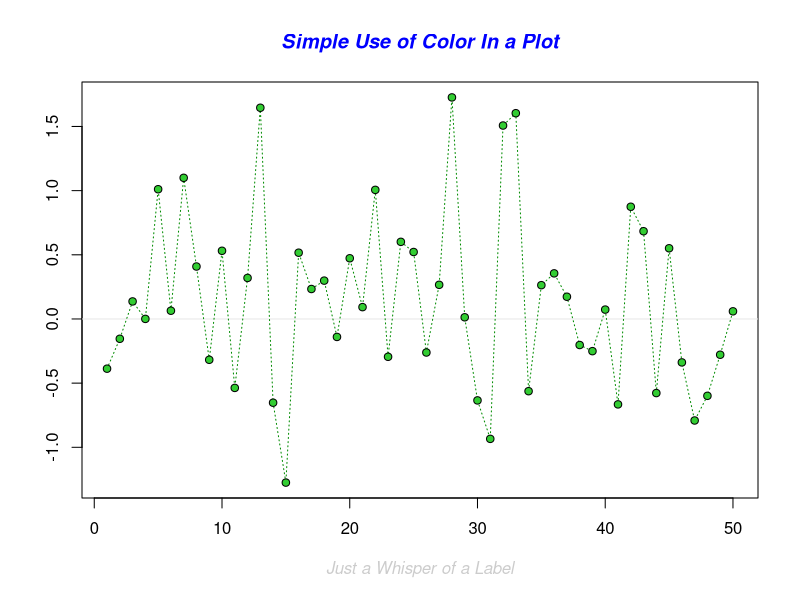
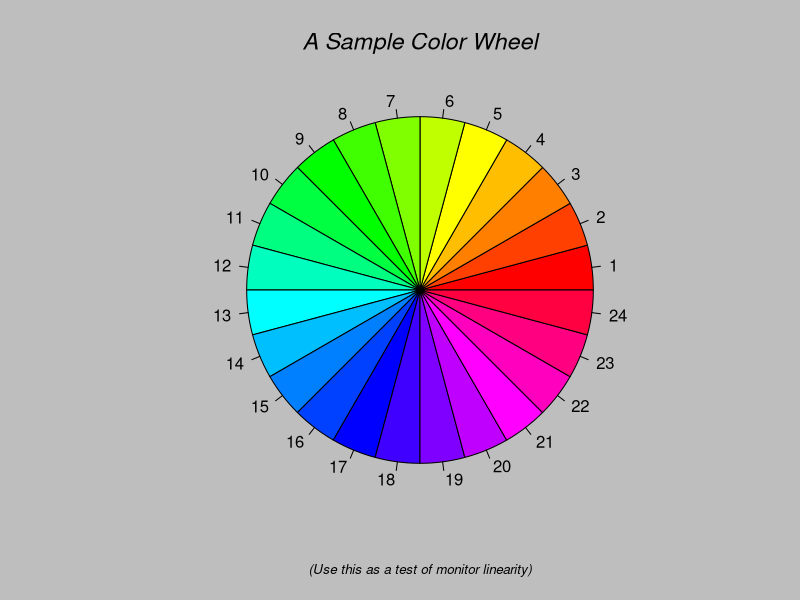
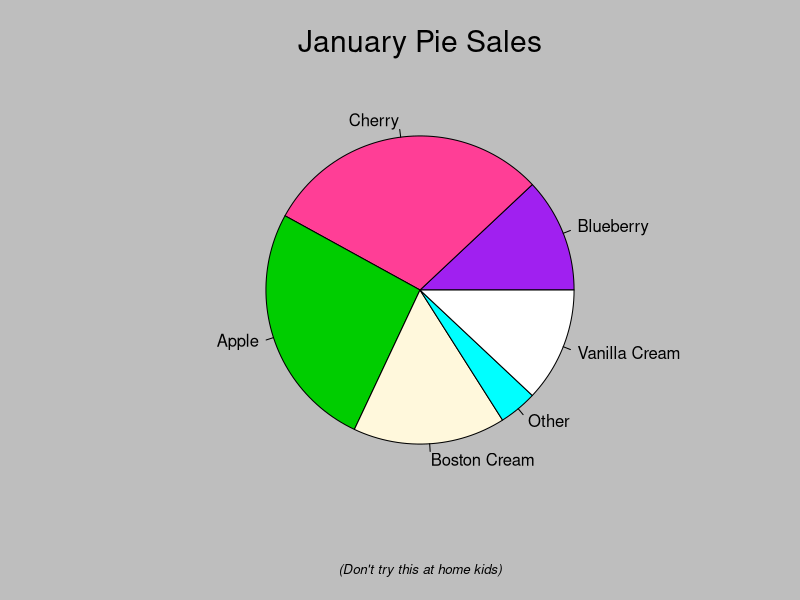
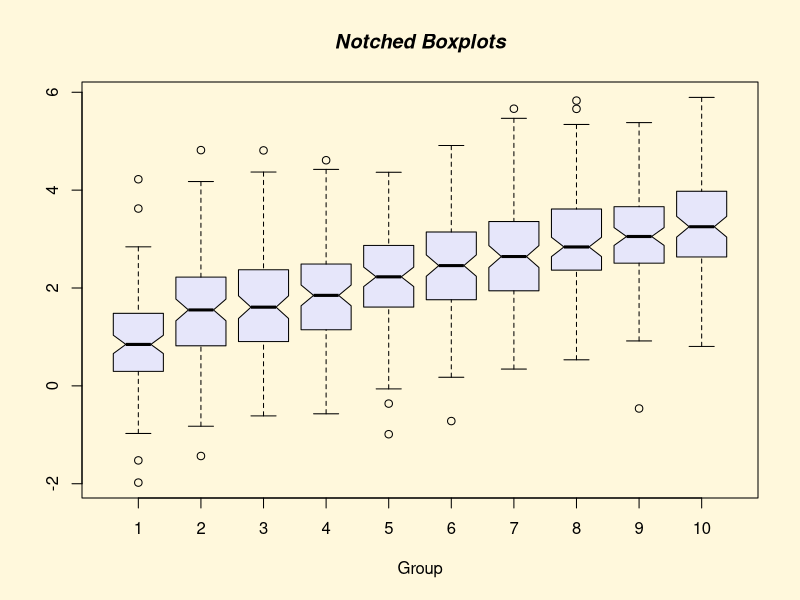
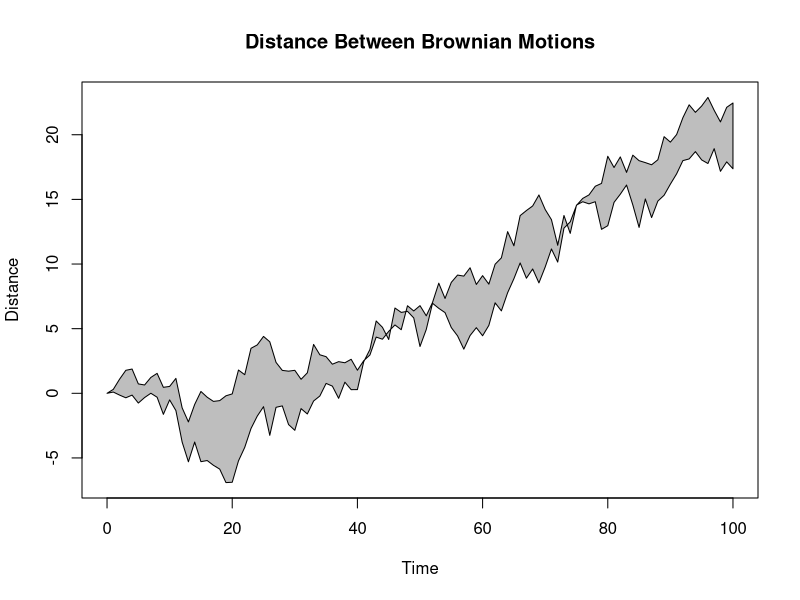
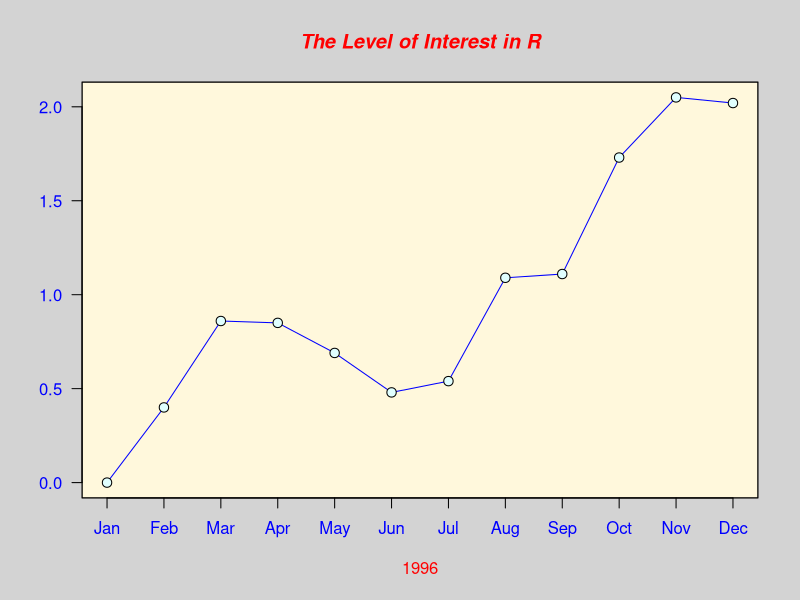
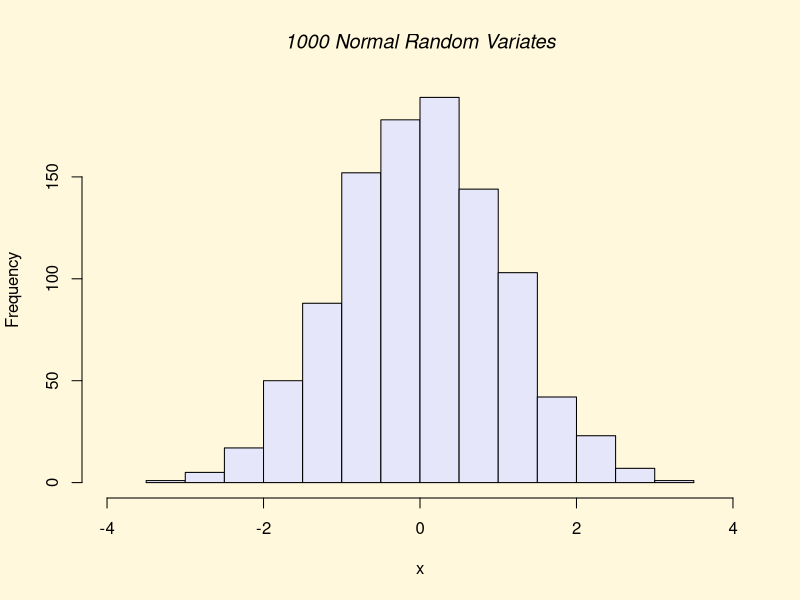
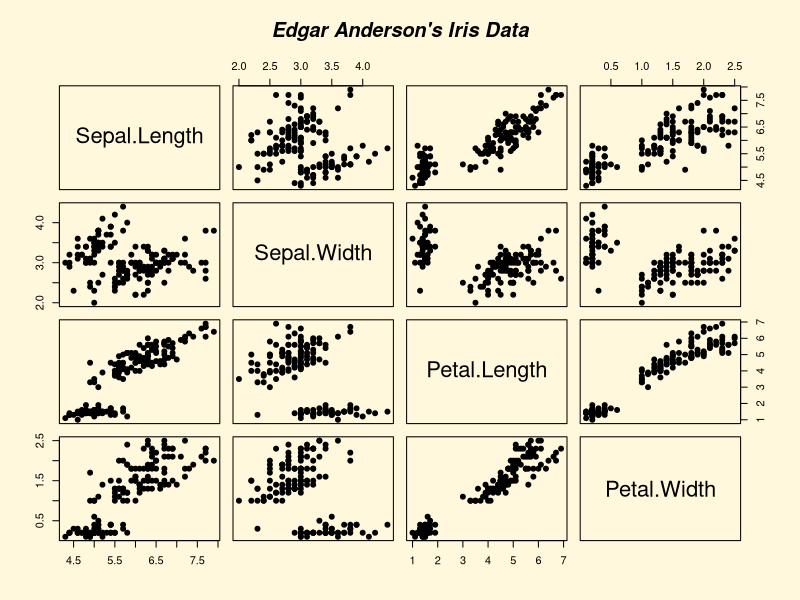

Recreate these plots in R, in order.
# Gráficos em R - Base Plotting System

# Configurando Diretório de Trabalho
setwd("C:/Users/Julia/Desktop/CienciaDeDados/1.Big-Data-Analytics-com-R-e-Microsoft-Azure-Machine-Learning/4.Linguagem-R-Graficos")
getwd()


# Lista de pacotes base carregados
search()


# Demo - funcao que demonstra como utilizar as funcoes de um determinado pacote (nao funciona com todos os pacotes)
demo('graphics')


# Plot Basico

# exemplo 1

x <- 5:7
y <- 8:10
plot(x, y) # cruzar informações de duas variáveis

# exemplo 2

altura <- c(145, 167, 176, 123, 150)
largura <- c(51, 63, 64, 40, 55)

plot(altura, largura)


# Plotando um DataFrame

?lynx # dataframe "lynx" contém duas colunas: "Year" (ano) e "trappings" (armadilhas), com 114 observações para cada variável

plot(lynx)
plot(lynx, ylab = 'Plots com Dataframes', xlab = '')             # adiciona um titulo ao label do eixo y
plot(lynx, ylab = 'Plots com Dataframes', xlab = 'Observações')  # adiciona um titulo ao label do eixo y e x
plot(lynx, main = 'Plots com Dataframes', col = 'red')           # adiciona um titulo e mudar a cor do traço para vermelho

plot(lynx, main = 'Plots com Dataframes', col = 'red', col.main = 52,  cex.main = 1.5) # muda a cor e o tamanho da fonte do titulo


# carregando pacote datasets (para nos exemplos abaixo)

library(datasets) 

# visao geral de histograma e boxplot

hist(warpbreaks$breaks)

airquality
transform(airquality, Month = factor(Month))

boxplot(Ozone ~ Month, airquality, xlab = 'Month', ylab = 'Ozone (ppb)')


# Especificando os parametros que podemos usar em plot(), hist() e boxplot()

# col    - cor do plot
# lty    - tipo de linha
# lwd    - largura da linha
# pch    - simbolo no plot
# xlab   - label no eixo x 
# ylab   - label no eixo y
# las    - como os labels dos eixos sao orientados
# bg     - background color
# mfrow  - numero de plots por linha
# mfcool - numero de plots por coluna 

# Funcoes Basicas de Plot 

# plot()   - scatterplots (graficos de dispersao)
# lines()  - adiciona linhas ao grafico 
# points() - adiciona pontos ao grafico
# text()   - adiciona label ao grafico
# title()  - adiciona titulo ao grafico

# caso queira fazer ajustes em dos parametros, temos a funcao par()
?par
